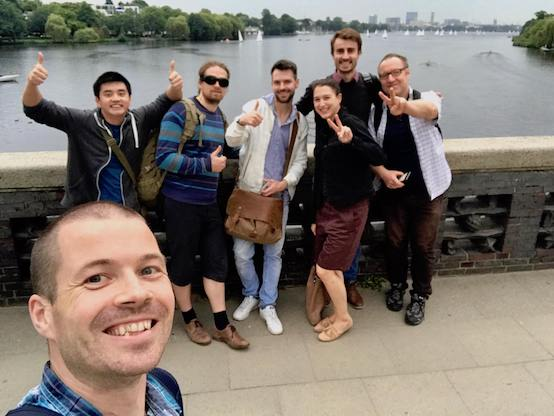
#> input picture images/kollegen.jpg, 554 x 416 px, found by its file name
$ python image.py
#> lines starting #> are read from the running program, lines starting #| are printed output that depends on the picture
import numpy as np
import cv2

IMAGES_FOLDER = "/Users/frank/Development/shoptrail/shoptrail-camera/images/"

# Load an color image in grayscale
cv2.namedWindow('image', cv2.WINDOW_NORMAL)
img = cv2.imread(IMAGES_FOLDER + 'kollegen.jpg', 0)
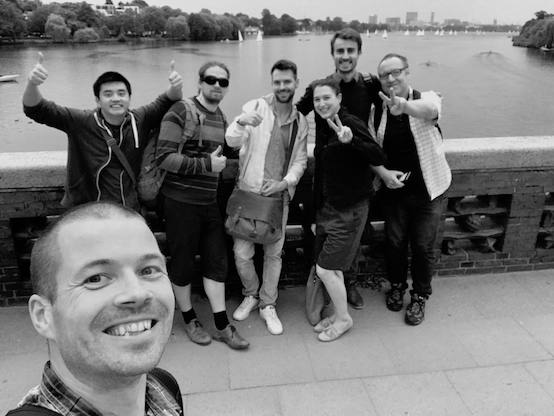
#> img: shape (416, 554); min 0, max 245, mean 116.8
cv2.imshow('image',img)
k = cv2.waitKey(0)
#> (key Esc is pressed here)
if k == 27:         # wait for ESC key to exit
    cv2.destroyAllWindows()
elif k == ord('s'): # wait for 's' key to save and exit
    cv2.imwrite(IMAGES_FOLDER + 'messigray.png',img)
    cv2.destroyAllWindows()
